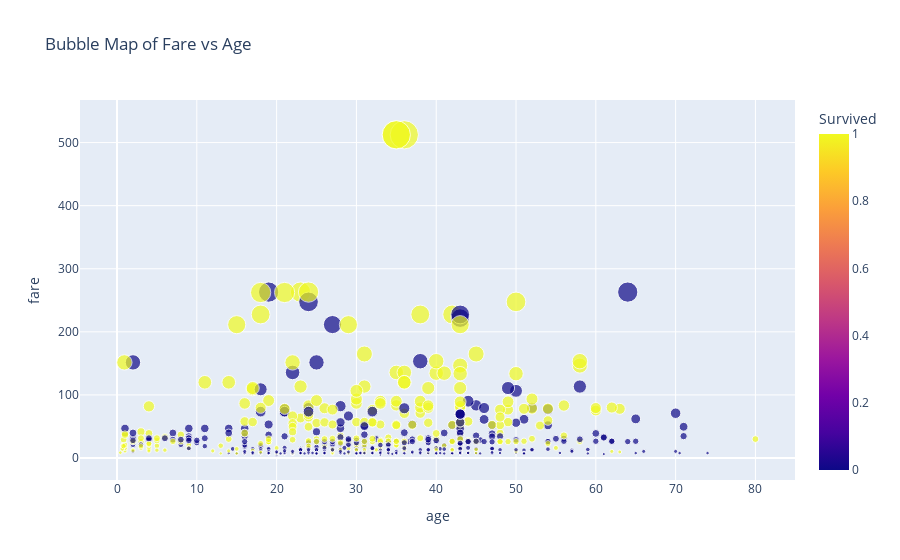

This figure's notebook cell:
### Code cell
#Bubblemap
fig = px.scatter(data, x='age', y='fare', size='fare', color='survived',
                 title='Bubble Map of Fare vs Age',
                 labels={'survived': 'Survived'})
fig.show()

### Figure 1 — Plotly figure (JSON) as saved in the notebook; plotly's stock layout.template omitted (floating-point values rounded to 4 significant figures; data arrays with more than 128 entries replaced by an {"elided": "..."} marker saying what was removed)
{"data": [{"hovertemplate": "age=%{x}<br>fare=%{marker.size}<br>Survived=%{marker.color}<extra></extra>", "legendgroup": "", "marker": {"color": {"elided": "891 int values"}, "coloraxis": "coloraxis", "size": {"elided": "891 float values"}, "sizemode": "area", "sizeref": 1.281, "symbol": "circle"}, "mode": "markers", "name": "", "orientation": "v", "showlegend": false, "type": "scatter", "x": {"elided": "891 float values"}, "xaxis": "x", "y": {"elided": "891 float values"}, "yaxis": "y"}], "layout": {"autosize": true, "coloraxis": {"colorbar": {"title": {"text": "Survived"}}, "colorscale": [[0, "#0d0887"], [0.1111, "#46039f"], [0.2222, "#7201a8"], [0.3333, "#9c179e"], [0.4444, "#bd3786"], [0.5556, "#d8576b"], [0.6667, "#ed7953"], [0.7778, "#fb9f3a"], [0.8889, "#fdca26"], [1, "#f0f921"]]}, "legend": {"itemsizing": "constant", "tracegroupgap": 0}, "title": {"text": "Bubble Map of Fare vs Age"}, "xaxis": {"anchor": "y", "autorange": true, "domain": [0, 1], "range": [-4.383, 84.84], "title": {"text": "age"}, "type": "linear"}, "yaxis": {"anchor": "x", "autorange": true, "domain": [0, 1], "range": [-42.94, 601.1], "title": {"text": "fare"}, "type": "linear"}}}
